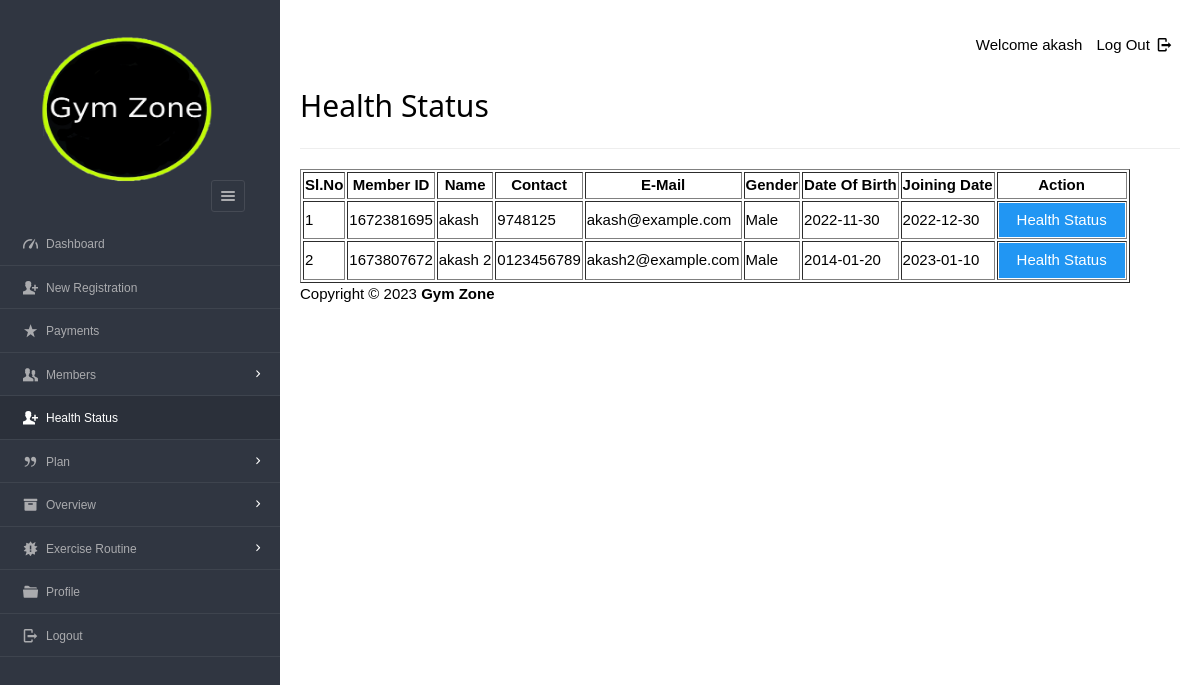
The page /dashboard/admin/new_health_status.php (signed in) on the database its author committed.
### tables this page shows
CREATE TABLE `enrolls_to` (
  `et_id` int(5) NOT NULL,
  `pid` varchar(8) NOT NULL,
  `uid` varchar(20) NOT NULL,
  `paid_date` varchar(15) DEFAULT NULL,
  `expire` varchar(15) DEFAULT NULL,
  `renewal` varchar(15) DEFAULT NULL
);

CREATE TABLE `users` (
  `userid` varchar(20) NOT NULL,
  `username` varchar(40) NOT NULL,
  `gender` varchar(8) NOT NULL,
  `mobile` varchar(20) NOT NULL,
  `email` varchar(20) NOT NULL,
  `dob` varchar(10) NOT NULL,
  `joining_date` varchar(10) NOT NULL
);

### dashboard/admin/new_health_status.php (the view, shortened to what this page needs)
<?php
require '../../include/db_conn.php';
?>
<!DOCTYPE html>
<html lang="en">
<head>
  <link rel="stylesheet" href="../../css/style.css"  id="style-resource-5">
    <link rel="stylesheet" href="../../css/dashMain.css">
    <link rel="stylesheet" type="text/css" href="../../css/entypo.css">
	<link href="a1style.css" rel="stylesheet" type="text/css">
</head>
     <body class="page-body  page-fade" onload="collapseSidebar()">
    	<div class="page-container sidebar-collapsed" id="navbarcollapse">
		<div class="sidebar-menu">
			<header class="logo-env">
			<div class="logo">
				<a href="main.php">
					<img src="../../images/logo.png" alt="" width="192" height="80" />
				</a>
			</div>
					<div class="sidebar-collapse" onclick="collapseSidebar()">
				<a href="#" class="sidebar-collapse-icon with-animation">
					<i class="entypo-menu"></i>
				</a>
			</div>
			</header>
    		<?php include('nav.php'); ?>
    	</div>
    		<div class="main-content">
				<div class="row">
					<div class="col-md-6 col-sm-8 clearfix">
					</div>
					<div class="col-md-6 col-sm-4 clearfix hidden-xs">
						<ul class="list-inline links-list pull-right">
							<li>Welcome <?php echo $_SESSION['full_name']; ?>
							</li>
							<li>
								<a href="logout.php">
									Log Out <i class="entypo-logout right"></i>
								</a>
							</li>
						</ul>
					</div>
				</div>
		<h2>Health Status</h2>
		<hr />
		<table class="table table-bordered datatable" id="table-1" border=1>
			<thead>
				<tr><h2>
					<th>Sl.No</th>
					<th>Member ID</th>
					<th>Name</th>
					<th>Contact</th>
					<th>E-Mail</th>
					<th>Gender</th>
					<th>Date Of Birth</th>
					<th>Joining Date</th>
					<th>Action</th></h2>
				</tr>
			</thead>
				<tbody>
						<?php
							$query  = "select * from users ORDER BY joining_date";
							$result = mysqli_query($con, $query);
							$sno    = 1;
							if (mysqli_affected_rows($con) != 0) {
							    while ($row = mysqli_fetch_array($result, MYSQLI_ASSOC)) {
							        $uid   = $row['userid'];
							        $query1  = "select * from enrolls_to WHERE uid='$uid' AND renewal='yes'";
							        $result1 = mysqli_query($con, $query1);
							        if (mysqli_affected_rows($con) == 1) {
							            while ($row1 = mysqli_fetch_array($result1, MYSQLI_ASSOC)) {
							                echo "<tr><td>".$sno."</td>";
							                echo "<td>" . $row['userid'] . "</td>";
							                echo "<td>" . $row['username'] . "</td>";
							                echo "<td>" . $row['mobile'] . "</td>";
							                echo "<td>" . $row['email'] . "</td>";
							                echo "<td>" . $row['gender'] . "</td>";
							                echo "<td>" . $row['dob'] . "</td>";
							                echo "<td>" . $row['joining_date'] ."</td>";
							                $uname=$row['username'];
							       			$udob=$row['dob'];
							        		$ujoing=$row['joining_date'];
							        		$ugender=$row['gender'];
							                $sno++;
							                echo "<td><form action='health_status_entry.php' method='post'><input type='hidden' name='uid' value='" . $uid . "'/>
							                <input type='hidden' name='uname' value='" . $uname . "'/>
							                <input type='hidden' name='udob' value='" . $udob . "'/>
							                <input type='hidden' name='ujoin' value='" . $ujoing . "'/>
							                <input type='hidden' name='ugender' value='" . $ugender . "'/><input type='submit' class='a1-btn a1-blue' id='button1' value='Health Status' class='btn btn-info'/></form></td></tr>";
							            }
							        }
							    }
							}
						?>
					</tbody>
				</table>
			<?php include('footer.php'); ?>
    	</div>
    </body>
</html>

### css/style.css (style rules this page uses)
html { font-size: 62.5%; font-family: sans-serif; }
div { display: block; }
body { font-family: "Noto Sans", sans-serif, "Helvetica Neue", Helvetica, Arial, sans-serif; font-size: 12px; line-height: 1.428571429; display: block; margin: 0; }
*, *:before, *:after { box-sizing: border-box; }
a { text-decoration: none; background: transparent; }
img { vertical-align: middle; }
img { border: 0; }
.logo img { width: 220px; height: 200px; }
input, button, select, textarea { font-family: inherit; font-size: inherit; line-height: inherit; }
button, input { line-height: normal; }
button, input, select, textarea { font-family: inherit; font-size: 100%; margin: 0; }
input { background-color: white; cursor: text; padding: 1px; border-width: 2px; border-style: inset; border-color: initial; border-image: initial; }
input, textarea, select, button { text-rendering: auto; color: initial; letter-spacing: normal; word-spacing: normal; text-transform: none; text-indent: 0px; text-shadow: none; display: inline-block; text-align: start; margin: 0em; font: 400 13.3333px Arial; }
button, html input[type="button"], input[type="reset"], input[type="submit"] { cursor: pointer; }
a { color: #373e4a; text-decoration: none; }
a { background: transparent; }
a { color: #373e4a; }
.page-container { position: relative; padding-left: 280px; }
.page-container .sidebar-menu { position: absolute; width: 280px; top: 0; left: 0; bottom: 0; background: #303641; color: #aaabae; z-index: 1; min-height: 796px; box-sizing: border-box; }
.page-container .sidebar-menu .logo-env { width: 100%; padding: 35px; padding-bottom: 10px; box-sizing: border-box; }
.page-container .sidebar-menu .logo-env:before, .page-container .sidebar-menu .logo-env:after { content: " "; display: table; }
.page-container .sidebar-menu .logo-env > div { display: block; vertical-align: middle; white-space: nowrap; float: left; }
.page-container .sidebar-menu .logo-env > div > a { display: inline-block; color: #aaabae; }
.page-container .sidebar-menu .logo-env > div.sidebar-collapse, .page-container .sidebar-menu .logo-env > div.sidebar-mobile-menu { position: relative; float: right; }
.page-container .sidebar-menu .logo-env > div.sidebar-collapse a, .page-container .sidebar-menu .logo-env > div.sidebar-mobile-menu a { display: inline-block; border: 1px solid #454a54; text-align: center; padding: 0; line-height: 1; font-size: 20px; font-weight: 300; padding: 5px 2px; background-clip: padding-box; border-radius: 3px; transition: all 200ms ease-in-out; }
.page-container .sidebar-menu .logo-env .logo img { width: 180px; height: 150px; }
.page-container .sidebar-menu .logo-env:after { clear: both; }
ul, ol { margin-top: 0; margin-bottom: 8.5px; }
ul, menu, dir { display: block; list-style-type: disc; }
li { display: list-item; }
i, cite, em, var, address, dfn { font-style: italic; }

### css/entypo.css (style rules this page uses)
[class^="entypo-"]:before, [class*=" entypo-"]:before { font-family: "entypo"; font-style: normal; font-weight: normal; speak: none; display: inline-block; text-decoration: inherit; width: 1em; margin-right: .2em; text-align: center; font-variant: normal; text-transform: none; line-height: 1em; margin-left: .2em; }
.entypo-menu:before { content: '\e811'; }
.entypo-logout:before { content: '\e85d'; }

### dashboard/admin/new_health_status.php (style rules this page uses)
#button1 { width:126px; }

### rows shown on the page
enrolls_to: uid.userid "1672381695", uid.username "akash", uid.mobile "9748125", uid.email "akash@example.com", uid.gender "Male", uid.dob "2022-11-30", uid.joining_date "2022-12-30"
enrolls_to: uid.userid "1673807672", uid.username "akash 2", uid.mobile "0123456789", uid.email "akash2@example.com", uid.gender "Male", uid.dob "2014-01-20", uid.joining_date "2023-01-10"

### other values the page prints
$_SESSION['full_name'] "akash"
